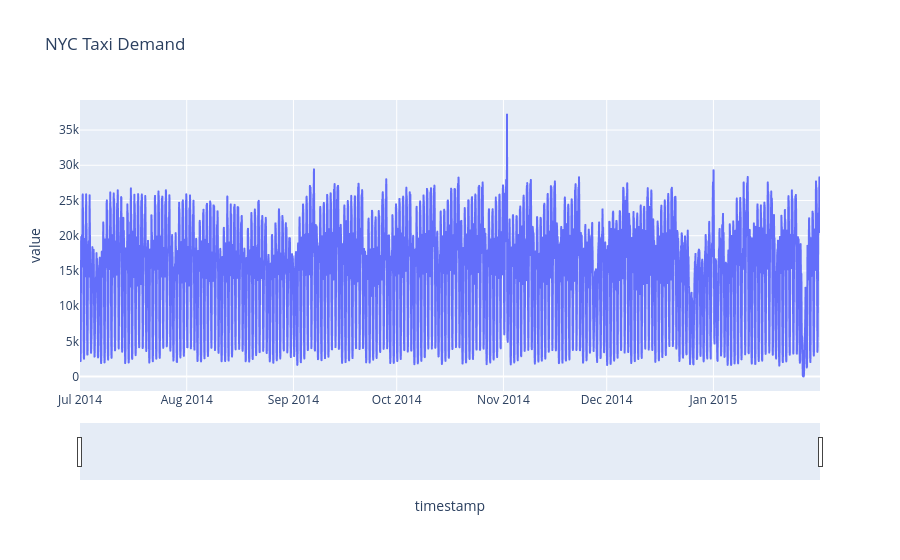

The notebook cell this image was saved under:
### Code cell
fig = px.line(df.reset_index(), x='timestamp', y='value', title='NYC Taxi Demand')

fig.update_xaxes(
    rangeslider_visible=True,
)
fig.show()

### Figure 1 — Plotly figure (JSON) as saved in the notebook; plotly's stock layout.template omitted (floating-point values rounded to 4 significant figures; data arrays with more than 128 entries replaced by an {"elided": "..."} marker saying what was removed)
{"data": [{"hovertemplate": "timestamp=%{x}<br>value=%{y}<extra></extra>", "legendgroup": "", "line": {"color": "#636efa", "dash": "solid"}, "marker": {"symbol": "circle"}, "mode": "lines", "name": "", "showlegend": false, "type": "scattergl", "x": {"elided": "5160 str values"}, "xaxis": "x", "y": {"elided": "5160 float values"}, "yaxis": "y"}], "layout": {"legend": {"tracegroupgap": 0}, "title": {"text": "NYC Taxi Demand"}, "xaxis": {"anchor": "y", "domain": [0, 1], "rangeslider": {"visible": true}, "title": {"text": "timestamp"}}, "yaxis": {"anchor": "x", "domain": [0, 1], "title": {"text": "value"}}}}
